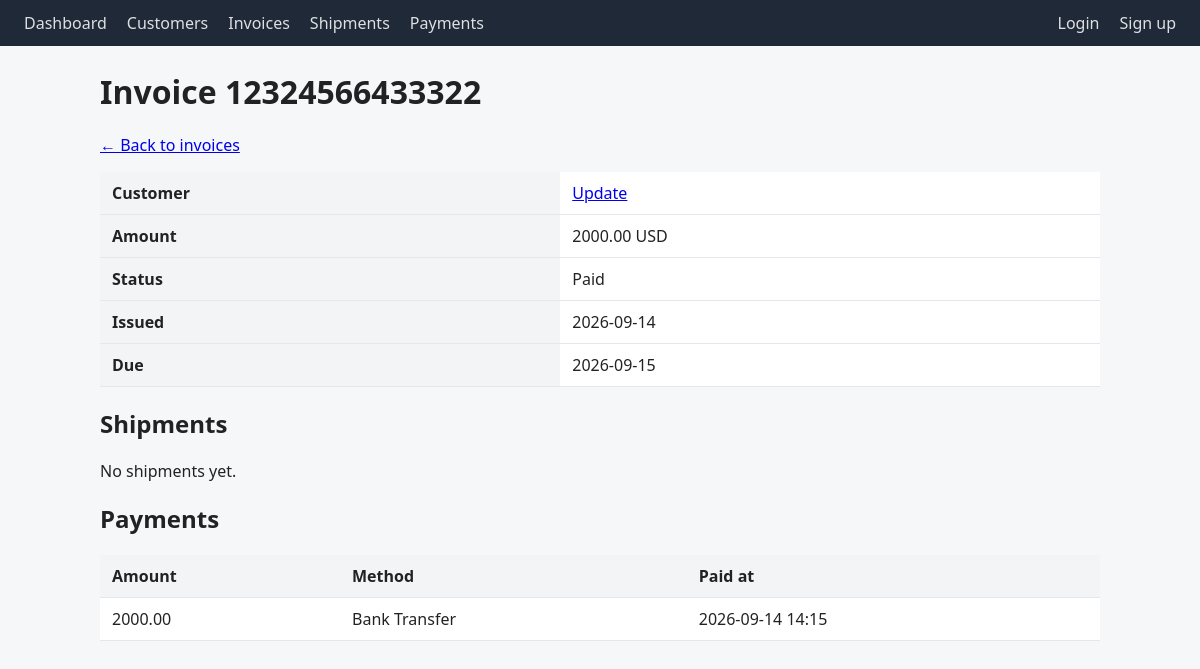
The page /invoices/1/ on the database its author committed.
### invoices/models.py (models this page shows, shortened)
class Invoice(models.Model):
    STATUS_CHOICES = [
        ('draft', 'Draft'),
        ('sent', 'Sent'),
        ('paid', 'Paid'),
        ('overdue', 'Overdue'),
    ]
    customer = models.ForeignKey(Customer, on_delete=models.PROTECT, related_name='invoices')
    number = models.CharField(max_length=50, unique=True)
    amount = models.DecimalField(max_digits=12, decimal_places=2)
    currency = models.CharField(max_length=3, default='USD')
    status = models.CharField(max_length=10, choices=STATUS_CHOICES, default='draft')
    issued_date = models.DateField()
    due_date = models.DateField()
    created_at = models.DateTimeField(auto_now_add=True)

### customers/models.py (models this page shows, shortened)
class Customer(models.Model):
    name = models.CharField(max_length=200)
    email = models.EmailField(unique=True)
    phone = models.CharField(max_length=20, blank=True)
    country = models.CharField(max_length=100)
    created_at = models.DateTimeField(auto_now_add=True)

### payments/models.py (models this page shows, shortened)
class Payment(models.Model):
    METHOD_CHOICES = [
        ('bank_transfer', 'Bank Transfer'),
        ('card', 'Card'),
        ('paypal', 'PayPal'),
    ]
    invoice = models.ForeignKey(Invoice, on_delete=models.PROTECT, related_name='payments')
    amount = models.DecimalField(max_digits=12, decimal_places=2)
    method = models.CharField(max_length=20, choices=METHOD_CHOICES)
    reference = models.CharField(max_length=100, blank=True)
    paid_at = models.DateTimeField()
    created_at = models.DateTimeField(auto_now_add=True)
    fraud_score = models.FloatField(null=True, blank=True)
    is_flagged = models.BooleanField(default=False)

### invoices/views.py (the view)
# urls.py: path('<int:pk>/', views.invoice_detail, name='invoice_detail'),
def invoice_detail(request, pk):
    invoice = get_object_or_404(Invoice, pk=pk)
    return render(request, 'invoices/detail.html', {'invoice': invoice})

### invoices/templates/invoices/detail.html (shortened to what this page needs)
{% extends "base.html" %}
{% block content %}
<h1>Invoice {{ invoice.number }}</h1>
<p><a href="{% url 'invoice_list' %}">← Back to invoices</a></p>
<table>
    <tr><th>Customer</th>
        <td><a href="{% url 'customer_detail' invoice.customer.pk %}">{{ invoice.customer.name }}</a></td></tr>
    <tr><th>Amount</th><td>{{ invoice.amount }} {{ invoice.currency }}</td></tr>
    <tr><th>Status</th><td>{{ invoice.get_status_display }}</td></tr>
    <tr><th>Issued</th><td>{{ invoice.issued_date|date:"Y-m-d" }}</td></tr>
    <tr><th>Due</th><td>{{ invoice.due_date|date:"Y-m-d" }}</td></tr>
</table>
<h2>Shipments</h2>
{% if invoice.shipments.all %}
    <table>
        <tr><th>Tracking</th><th>Carrier</th><th>Status</th></tr>
        {% for s in invoice.shipments.all %}
        <tr>
            <td>{{ s.tracking_number }}</td>
            <td>{{ s.carrier }}</td>
            <td>{{ s.get_status_display }}</td>
        </tr>
        {% endfor %}
    </table>
{% else %}
    <p>No shipments yet.</p>
{% endif %}
<h2>Payments</h2>
{% if invoice.payments.all %}
    <table>
        <tr><th>Amount</th><th>Method</th><th>Paid at</th></tr>
        {% for p in invoice.payments.all %}
        <tr>
            <td>{{ p.amount }}</td>
            <td>{{ p.get_method_display }}</td>
            <td>{{ p.paid_at|date:"Y-m-d H:i" }}</td>
        </tr>
        {% endfor %}
    </table>
{% else %}
    <p>No payments yet.</p>
{% endif %}
{% endblock %}

### templates/base.html (shortened to what this page needs)
<!DOCTYPE html>
<html lang="en">
<head>
</head>
<body>
    <nav>
    <a href="{% url 'dashboard' %}">Dashboard</a>
    <a href="{% url 'customer_list' %}">Customers</a>
    <a href="{% url 'invoice_list' %}">Invoices</a>
    <a href="{% url 'shipment_list' %}">Shipments</a>
    <a href="{% url 'payment_list' %}">Payments</a>
    <span style="flex:1;"></span>
    {% if user.is_authenticated %}
        <span style="opacity:0.7;">{{ user.username }} ({{ user.profile.get_role_display }})</span>
        <a href="{% url 'profile' %}">Profile</a>
        <form method="post" action="{% url 'logout' %}" style="display:inline;">
            {% csrf_token %}
            <button type="submit" style="background:none;border:none;color:white;cursor:pointer;opacity:0.85;">
                Logout
            </button>
        </form>
    {% else %}
        <a href="{% url 'login' %}">Login</a>
        <a href="{% url 'signup' %}">Sign up</a>
    {% endif %}
    </nav>
    <main>
        {% block content %}{% endblock %}
    </main>
</body>
</html>

### templates/base.html (style rules this page uses)
body { font-family: system-ui, sans-serif; margin: 0; background: #f6f7f9; color: #222; }
nav { background: #1f2937; color: white; padding: 12px 24px; display: flex; gap: 20px; }
nav a { color: white; text-decoration: none; opacity: 0.85; }
main { max-width: 1000px; margin: 24px auto; padding: 0 16px; }
table { width: 100%; border-collapse: collapse; background: white; }
th, td { padding: 10px 12px; text-align: left; border-bottom: 1px solid #e5e7eb; }
th { background: #f3f4f6; }

### rows shown on the page
Invoice: number "12324566433322", customer.name "Update", amount "2000.00", currency "USD", status "Paid", issued_date "2026-09-14", due_date "2026-09-15"
Payment: amount "2000.00", method "Bank Transfer", paid_at "2026-09-14 14:15"
